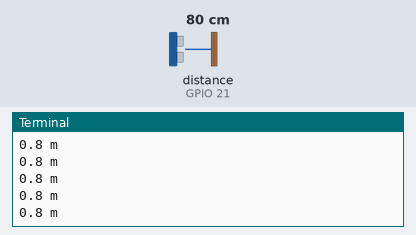
The program below on a simulated Raspberry Pi (BCM pin numbers). Parts: the last lines printed to the terminal. The inputs (shaded band) are chosen by the test bench; at power-on: distance to the obstacle (sensor on GPIO 21) 80 cm. The echo pulse lasts 58.3 µs per cm.

Above: at 1.2 s.
1.3 s: distance to the obstacle (sensor on GPIO 21) set to 2 cm
At 1.59 s:
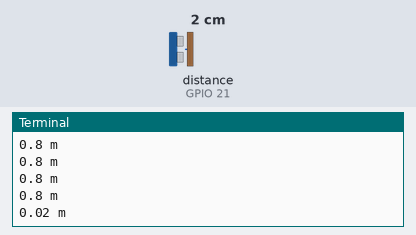
2.8 s: distance to the obstacle (sensor on GPIO 21) set to 4 cm
At 2.89 s:
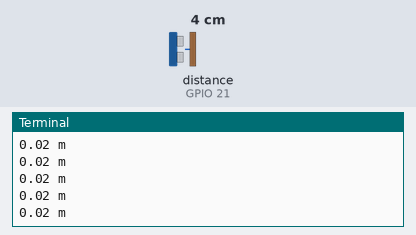
Timing chart, 0 to 5.8 s (numbered marks = the images above; inputs shaded):
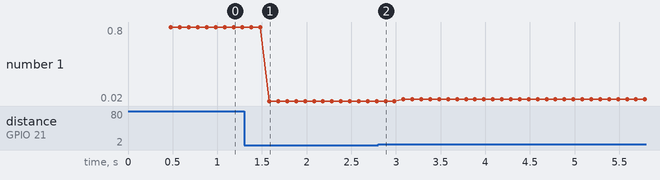

Measured:
- after the input at 1.3 s, the terminal: prints a new line after 0.28 s (image 1)
- plotted number 1: 0.8 → 0.02 after the input at 1.3 s, 0.02 → 0.04 after the input at 2.8 s

The program:

03._____.py
```python
#동작방식
#trig / echo 핀
# trig 핀에 high 신호를 준다
# delay() 살짝 끊어서 low 신호를 바꾼다
# target에 튕겨 수신기로 초음파 인식(걸리는 시간 계산하여 거리를 알아낸다)

#초음파 vs 적외선 센서
#초음파는 파동이기 때문에 넓은 범위(레이더)
#적외선은 빛이기 때문에 직진성(카운팅)

from gpiozero import DistanceSensor
from time import sleep

sensor = DistanceSensor(21,20) #Echo, trig
#21,20은 SPI 핀이지만, DistanceSensor는 gpio함수 이므로 그냥 gpio로 동작한다

while True:
    print(sensor.distance,"m")
    sleep(0.1)

'''
사람 지나갈 때마다 count
from gpiozero import DistanceSensor
from time import sleep

sensor = DistanceSensor(21,20) #Echo, trig
count=0
flag=0
while True:
    if flag==0 and sensor.distance<0.8:
        count+=1
        flag=1

    if flag==1 and sensor.distance>=1:
        flag=0
    print(sensor.distance,"m")
    sleep(0.1)


'''
```
